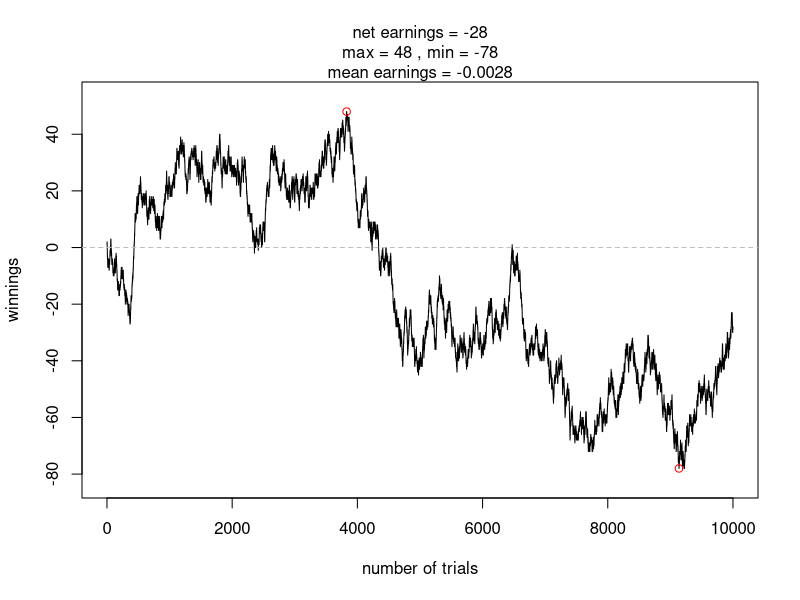
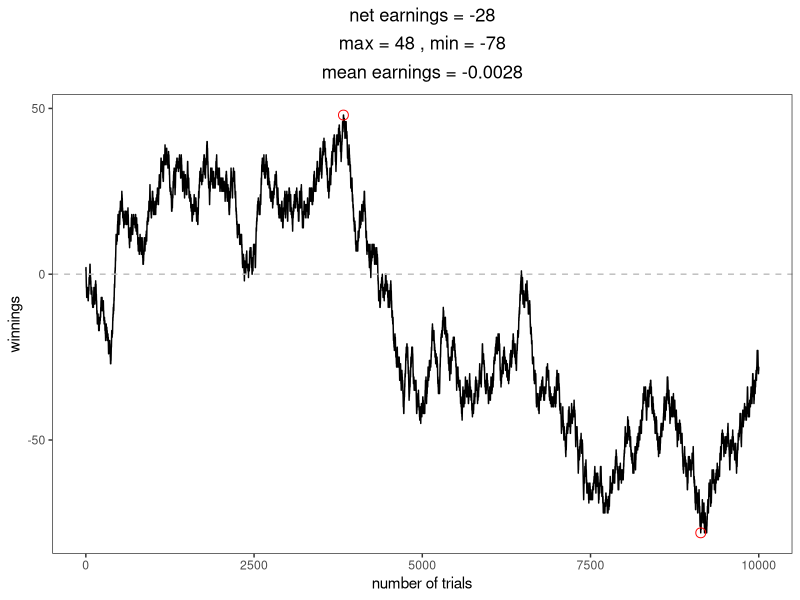

Write the R code that produced these figures, in order. (Note: this script raises an error after producing the figures.)
#' ---
#' title: "POL211 TA Session 1"
#' author: "Gento Kato"
#' date: "October 11, 2018"
#' ---

#' # Intro to R 
#' 
#' ## Where to Find
#' 
#' * **R**: Go to https://cran.r-project.org/. Select the appropriate version 
#' for your OS to download.
#' 
#' * **RStudio**: The user-friendly interface to use R. Go to 
#' https://www.rstudio.com/products/RStudio and download the free desktop version.
#' 
#' ##  Set up RStudio
#' 
#' * <code>Tools -> Global Options -> Appearance</code> to change the appearance 
#' (e.g., dark background and light color texts).
#' 
#' * <code>Tools -> Global Options -> Pane Layout</code> to change the layout.
#' 
#' ## Good Custom to Have
#' 
#' * Create the new folder to save codes, datasets, etc... 
#' This is the clever way to manage your project. 
#' 
#' * Always use the script file to type and save your codes. Make sure to add .R extention.
#' Avoid typing codes directly to console. This custom will help you make your results 
#' reproducible.
#' 
#' ## Basic Rules to Remember.
#' 
#' 1. Codes are case sensitive.
#' 
#' 2. Shortcut commands to execute the current script line: 
#' <code>Ctrl+Return</code> in Windows;
#' <code>Command+Return</code> in Mac.
#' 
#' 3. Save script, avoid overwriting the datasets. (Reproducibility!)
#' 
#' 4. Leave memo in the script to make codes sense for you 
#' (Texts entered after # sign in each row are recognized as memo).
#' 
#' 5. Reference help ???les when you can: ? before the command will open help ???le.

?rm # This opens help file for the command "rm

#' ## Set working directory
#' 
#' The working directory is the folder to store and save 
#' all files relevant to the analysis. 

setwd("C:/GoogleDrive/Lectures/2018_10to12_UCD/POL211 TA/POL211_TA_resource")
# If using WINDOWS, replace all backslashes in the file path with slash.
getwd()

# Easier Way (only in R Studio)
setwd(dirname(rstudioapi::getActiveDocumentContext()$path))
getwd()

#' ## Clear workspace

rm(list = ls()) # Remove all objects from workspace.

#' ## Basic R functions 
#' 
#' ### Calculation

(3+5/78)^3*7 # is 201.3761
sqrt(2^2) ## is 2
exp(log(4)) # is 4

#' ### True or False Statements

1 < 2
1 == 2
1 != 2
2 == 4-2
exp(log(6)) == 6

"A" == "A" # Can be applied to texts too.

exp(log(6)) == 6 & 1 == 2 # TRUE if both are TRUE, FALSE if at least one is FALSE

exp(log(6)) == 6 | 1 == 2 # TRUE if either one of the statement is TRUE, FALSE if both are FALSE

#' ### Manipulation of Objects
#' 
#' * R recognizes & manages almost anything as object. Object can be numbers, texts, 
#' vector (set of numbers/texts), data frame (dataset), ... 
#' 
#' * All objects in the current workspace appears in Environment tab in RStudio. 
#' 
#' * If you create the new object with the same name the old object, 
#' the new object overwrites the old object. (Be careful!)

test <- 3
TEST <- 5
Test <- sqrt(49)
tesT <- 3^2

test # is 3
TEST # is 5
Test # is 7
tesT # is 9

class(test) # The object class is named as "numeric"

text <- "UC Davis"; text
class(text) # The object class is "character"

vecN <- c(1,2,3,4,5) # The vector with numbers 1,2,3,4,5.
vecT <- c("A","B","C","A","A") # The vector with characters
vecN; vecT

vecT[3] # Show the third element of vecT
vecT[c(1,3)] # Show the first and third element of vecT
vecN53 <- vecN[c(5,3)] # vecN53 as the fifth and third elements of vecN
vecN53

#' # Replication of Week 1 Code

#Probability Space
samplespace <- c(1,-1)

#outcome
p <- c(1/2, 1/2)

#sample without replacement
sample(x = samplespace, size = 1, replace = FALSE, prob = p)

#sample with replacement
sample(x = samplespace, size = 10, replace = TRUE, prob = p)

#law of large numbers
set.seed(34567) # For the replicable result
n <- 10000 #change n to see LLN in action
#trials <- sample(x = samplespace, size = n, replace = TRUE, prob = p); trials
trials <- replicate(n, sample(samplespace, 1, prob = p))
mean(trials)

#mean wins says nothing about overall earnings of player 1
plot(x = c(1:n), y = cumsum(trials), type = "l", 
     xlab = "number of trials", ylab = "winnings", 
     ylim = c(min(cumsum(trials)) - 5, max(cumsum(trials)) + 5))
abline(h = 0, lty = "dashed", col = "grey")
points(which.max(cumsum(trials)), max(cumsum(trials)), col = "red")
points(which.min(cumsum(trials)), min(cumsum(trials)), col = "red")
mtext(paste("mean earnings =", mean(trials), sep = " "), line = 0)
mtext(paste("max =", max(cumsum(trials)), ", min =", min(cumsum(trials)), sep = " "), 
      line = 1)
mtext(paste("net earnings =", sum(trials), sep = " "), line = 2)

## ggplot replication of the above plot
#install.packages("ggplot2")
library(ggplot2)

d <- data.frame(x=c(1:n),y=cumsum(trials)) # Need Dataset Object

ggplot(d,aes(x=x,y=y)) +
  geom_line() + 
  geom_hline(aes(yintercept=0),linetype=2, col="grey") +
  annotate("point",colour="red",size=3,shape=1,
           x=which.max(cumsum(trials)),
           y=max(cumsum(trials))) + 
  annotate("point",colour="red",size=3,shape=1,
           x=which.min(cumsum(trials)),
           y=min(cumsum(trials))) + 
  xlab("number of trials") + ylab("winnings") + 
  ggtitle(bquote(atop(textstyle("net earnings =" ~ .(sum(trials))),
              atop(textstyle("max =" ~ .(max(cumsum(trials))) ~ 
                               ", min =" ~ .(min(cumsum(trials)))),
              atop(scriptscriptstyle(""),
                   textstyle("mean earnings =" ~ .(mean(trials)))))))) + 
  theme_bw() + theme(panel.grid = element_blank(),
                     plot.title = element_text(hjust=0.5)) 

#+ include=FALSE 
## Render PDF Document 

#+ eval=FALSE, echo=FALSE
rmarkdown::render("TA_session_20181011.R","pdf_document")
